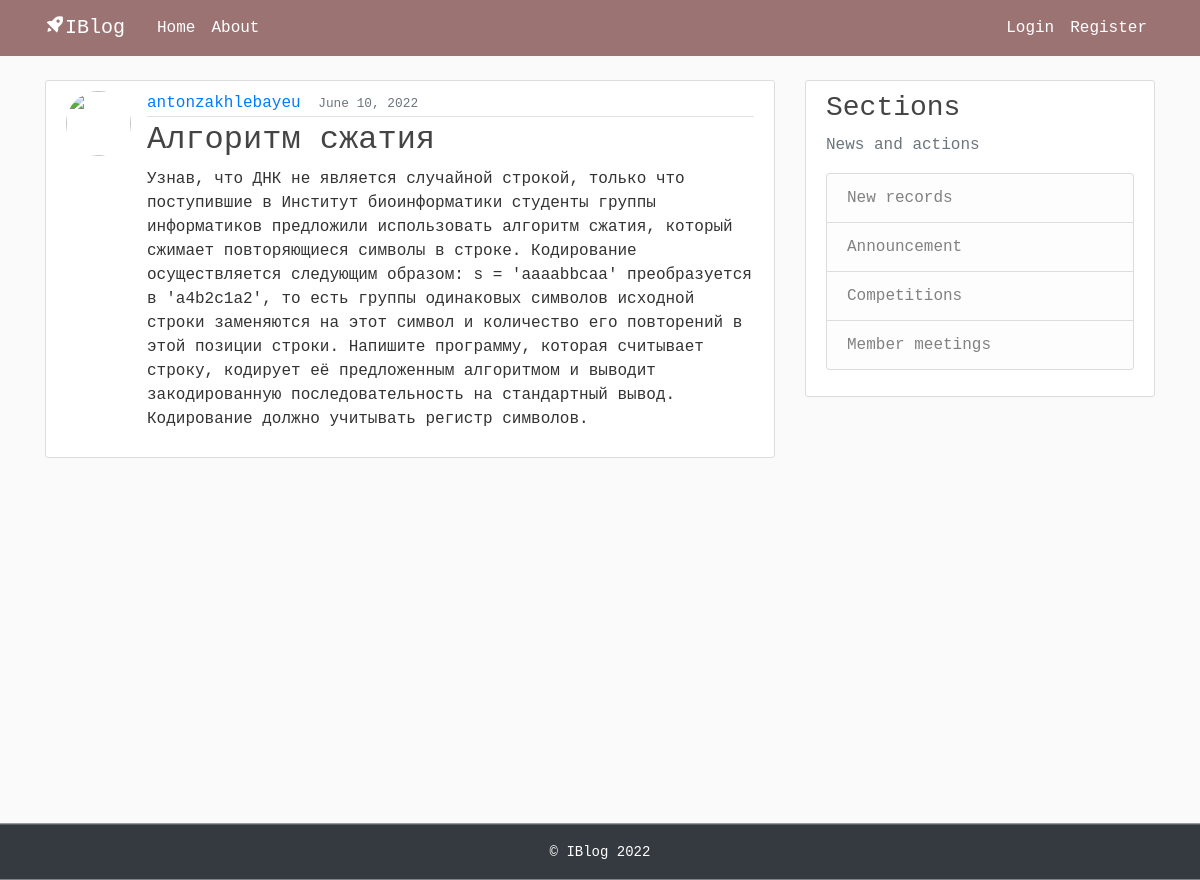
/post/16/, run on the app's committed database.
### Blog/models.py (models this page shows, shortened)
class Post(models.Model):
    title = models.CharField(max_length=100)
    content = models.TextField()
    date_posted = models.DateTimeField(default=timezone.now)
    author = models.ForeignKey(User, on_delete=models.CASCADE)

### Blog/views.py (the view)
# urls.py: path('post/<int:pk>/', PostDetailView.as_view(), name='post-detail'),
class PostDetailView(DetailView):
    model = Post

### Blog/templates/Blog/post_detail.html (shortened to what this page needs)
{% extends "Blog/base.html" %}
{% block content %}
  <article class="media content-section">
    <img class="rounded-circle article-img" src="{{ object.author.profile.image.url }}">
    <div class="media-body">
      <div class="article-metadata">
        <a class="mr-2" href="{% url 'user-posts' object.author.username %}">{{ object.author }}</a>
        <small class="text-muted">{{ object.date_posted|date:"F d, Y" }}</small>
      </div>
      <h2 class="article-title">{{ object.title }}</h2>
      <p class="article-content">{{ object.content }}</p>
    </div>
  </article>
{% endblock content %}

### Blog/static/Blog/main.css (style rules this page uses)
body, html { width:100%; height:100% }
body { margin:0; padding:0; background: #fafafa; color: #333333; margin-top: 5rem; font-family:Courier New; }
h1, h2, h3, h4, h5, h6 { color: #444444; }
.content-section { background: #ffffff; padding: 10px 20px; border: 1px solid #dddddd; border-radius: 3px; margin-bottom: 20px; }
.article-title { color: #444444; }
.article-content { white-space: pre-line; }
.article-img { height: 65px; width: 65px; margin-right: 16px; }
.article-metadata { padding-bottom: 1px; margin-bottom: 4px; border-bottom: 1px solid #e3e3e3 }

### data on the page
Post: author "antonzakhlebayeu", date_posted "June 10, 2022", title "Алгоритм сжатия", content "Узнав, что ДНК не является случайной строкой, только что поступившие в Институт биоинформатики студенты группы информатиков предложили использовать алгоритм сжатия, который сжимает повторяющиеся символы в строке. Кодирование осуществляется следующим образом: s = 'aaaabbсaa' преобразуется в 'a4b2с1a2', то есть группы одинаковых символов исходной строки заменяются на этот символ и количество его повторений в этой позиции строки. Напишите программу, которая считывает строку, кодирует её предложенным алгоритмом и выводит закодированную последовательность на стандартный вывод. Кодирование должно учитывать регистр символов."
